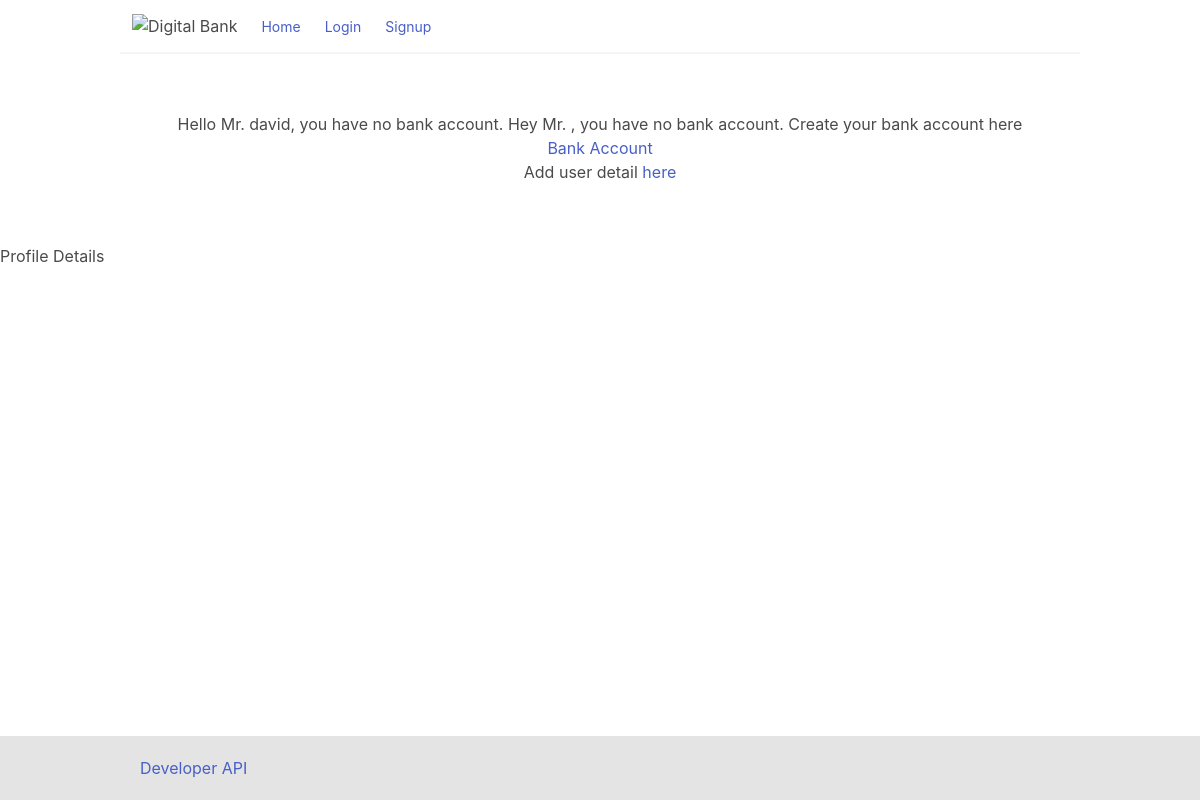
The page /profile/david/ on the database as committed earlier.
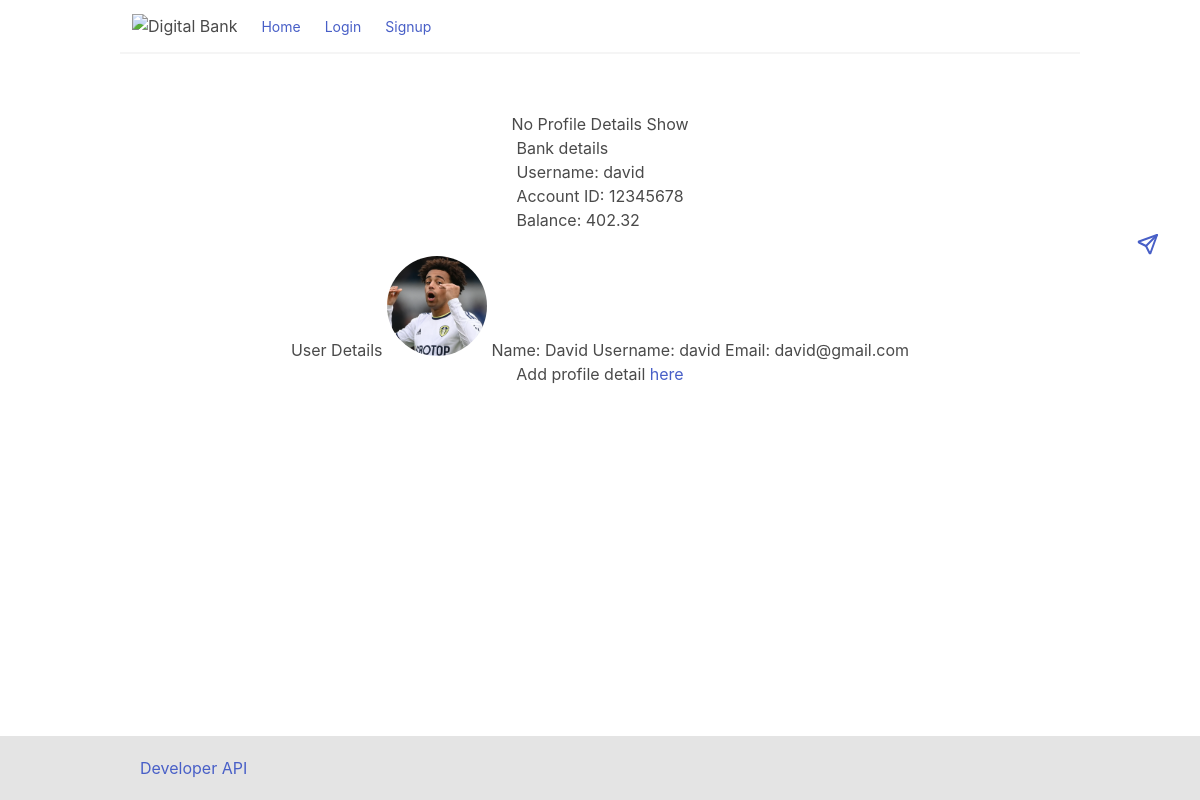
The same page on the database as committed later.
### base/models.py (models this page shows, shortened)
class BankAccount(models.Model):
    user = models.ForeignKey(User, on_delete=models.CASCADE)
    account_id = models.CharField(max_length=8, unique=True)
    balance = models.FloatField()

class User(AbstractUser):
    name = models.CharField(max_length=200, null=True)
    username = models.CharField(unique=True, max_length=10)
    email = models.EmailField(unique=True, null=True)
    avater = models.ImageField()
    USERNAME_FIELD = 'username'
    REQUIRED_FIELDS = ['email']

### base/views.py (the view)
# urls.py: path('profile/<str:username>/', views.profile, name='profile'),
def profile(request, username):
    user = User.objects.get(username=username)
    try:
        previous_bank_account = BankAccount.objects.get(user=user)
    except:
        previous_bank_account = ''
        messages.info(
            request, 'Hello Mr. {}, you have no bank account.'.format(username))
        return render(request, 'profile.html')
    try:
        user = User.objects.get(username=username)
    except:
        user = ''
        messages.info(request, 'No User Details Show')
    try:
        profile = Profile.objects.get(user=user)
    except:
        profile = ''
        messages.info(request, 'No Profile Details Show')
    context = {'previous_bank_account': previous_bank_account,
               'user': user, 'profile': profile, 'username': username}
    return render(request, 'profile.html', context)

### templates/profile.html (shortened to what this page needs)
{% extends 'base.html' %}
{% load static %}
{% block content %}
<main>
    <div class="user-profile">
        {% if messages %}
        {% for message in messages %}
        {{message}}
        {% endfor %}
        {% endif %}
        {% if previous_bank_account.user %}
        <div class="bank-detail">
            Bank details
            <br>
            Username: {{previous_bank_account.user.username}} <br>
            Account ID: {{previous_bank_account.account_id}} <br>
            Balance: {{previous_bank_account.balance}} <br>
            <a href="{% url 'friend_transfer' previous_bank_account.account_id %}">
            </a>
            <br>
        </div>
        {% else %}
        Hey Mr. {{ username }}, you have no bank account. Create your bank account here
        <a href="{% url 'bank-account' %}">Bank Account</a>
        {% endif %}
        {% if user.username == username %}
        <div class="user-detail">
            User Details
            <img src="{{ user.avater.url }}" alt="{{user.username}}"
                style="height: 100px; width: 100px; object-fit: cover; border-radius: 50%;" />
            Name: {{ user.name }}
            Username: {{ user.username }}
            Email: {{ user.email }}
            {% else %}
            <p>Add user detail <a href="{% url 'edit-user' request.user.username %}">here</a></p>
            {% endif %}
        </div>
        {% if profile.user.username == username %}
        <div class="profile-detail">
            Profile Details
            {% else %}
            <p>Add profile detail <a href="{% url 'edit-profile' username %}">here</a></p>
            {% endif %}
        </div>
</main>
{% endblock content %}

### templates/base.html (shortened to what this page needs)
{% load static %}
<!DOCTYPE html>
<html lang="en">
<head>
    <link rel="stylesheet" href="{% static 'css/style.css' %}">
    <link rel="stylesheet" href="{% static 'css/bulma.min.css' %}">
</head>
<body>
    <header>
        <nav class="navbar has-shadow">
            <div class="navbar-brand">
                <a class="navbar-item" href="{% url 'home' %}">
                    <img src="" alt="Digital Bank">
                </a>
            </div>
            <div class="navbar-menu">
                <div class="navbar-start">
                    <div class="navbar-item">
                        <small><a href="{% url 'home' %}">Home</a></small>
                    </div>
                    {% if request.user.is_authenticated %}
                    <div class="navbar-item">
                        <small><a href="{% url 'transaction' %}">Transaction</a></small>
                    </div>
                    <div class="navbar-item">
                        <small><a href="{% url 'ledger' %}">Ledger</a></small>
                    </div>
                    <div class="navbar-item">
                        <small><a href="{% url 'transfer' %}">Transfer</a></small>
                    </div>
                    <div class="navbar-item">
                        <small><a href="{% url 'balance' request.user.username %}">Balance</a></small>
                    </div>
                    <div class="navbar-item">
                        <small><a href="{% url 'friends' %}">Friends</a></small>
                    </div>
                    <div class="navbar-item">
                        <small><a href="{% url 'notification' %}"><svg xmlns="http://www.w3.org/2000/svg"
                                    class="icon icon-tabler icon-tabler-bell" width="24" height="24" viewBox="0 0 24 24"
                                    stroke-width="2" stroke="currentColor" fill="none" stroke-linecap="round"
                                    stroke-linejoin="round">
                                    <path stroke="none" d="M0 0h24v24H0z" fill="none" />
                                    <path
                                        d="M10 5a2 2 0 1 1 4 0a7 7 0 0 1 4 6v3a4 4 0 0 0 2 3h-16a4 4 0 0 0 2 -3v-3a7 7 0 0 1 4 -6" />
                                    <path d="M9 17v1a3 3 0 0 0 6 0v-1" />
                                </svg></a></small><span id="notification-count">43</span>
                    </div>
                    {% else %}
                    <div class="navbar-item">
                        <small><a href="{% url 'login' %}">Login</a></small>
                    </div>
                    <div class="navbar-item">
                        <small><a href="{% url 'signup' %}">Signup</a></small>
                    </div>
                    {% endif %}
                </div>
            </div>
        </nav>
    </header>
    {% block content %}
    {% endblock content %}
    <footer>
        <ul>
            <li><a href="{% url 'developer' %}">Developer API</a></li>
        </ul>
    </footer>
</body>
</html>

### static/css/style.css (style rules this page uses)
body { padding: 0; margin: 0; }
.navbar { margin: 0 10%; }
.icon-tabler-send { position: absolute; right: 40px; cursor: pointer; }
.user-profile { margin: 5%; display: flex; flex-direction: column; justify-content: center; align-items: center; }
footer { position: absolute; background-color: #e4e4e4; bottom: 0; width: 100%; }
footer ul { margin: 0 10%; padding: 20px; }

Rows that differ between the two databases and show on the page:
added BankAccount: user.username "david", account_id "12345678", balance "402.32"
now on this page (row edited): User: avater (placeholder picture), name "David", username "david", email "david@gmail.com"
changed User: username "arif" → "david" (drawn)
Other text that changed with them:
new list line: "No Profile Details Show"
text no longer shown: "Hey Mr. , you have no bank account. Create your bank account here Bank Account Add user detail Profile Details"
text now shown: "Bank details Username: Account ID: Balance: User Details Name: Username: Email: Add profile detail"
list line gone: "Hello Mr. david, you have no bank account."
